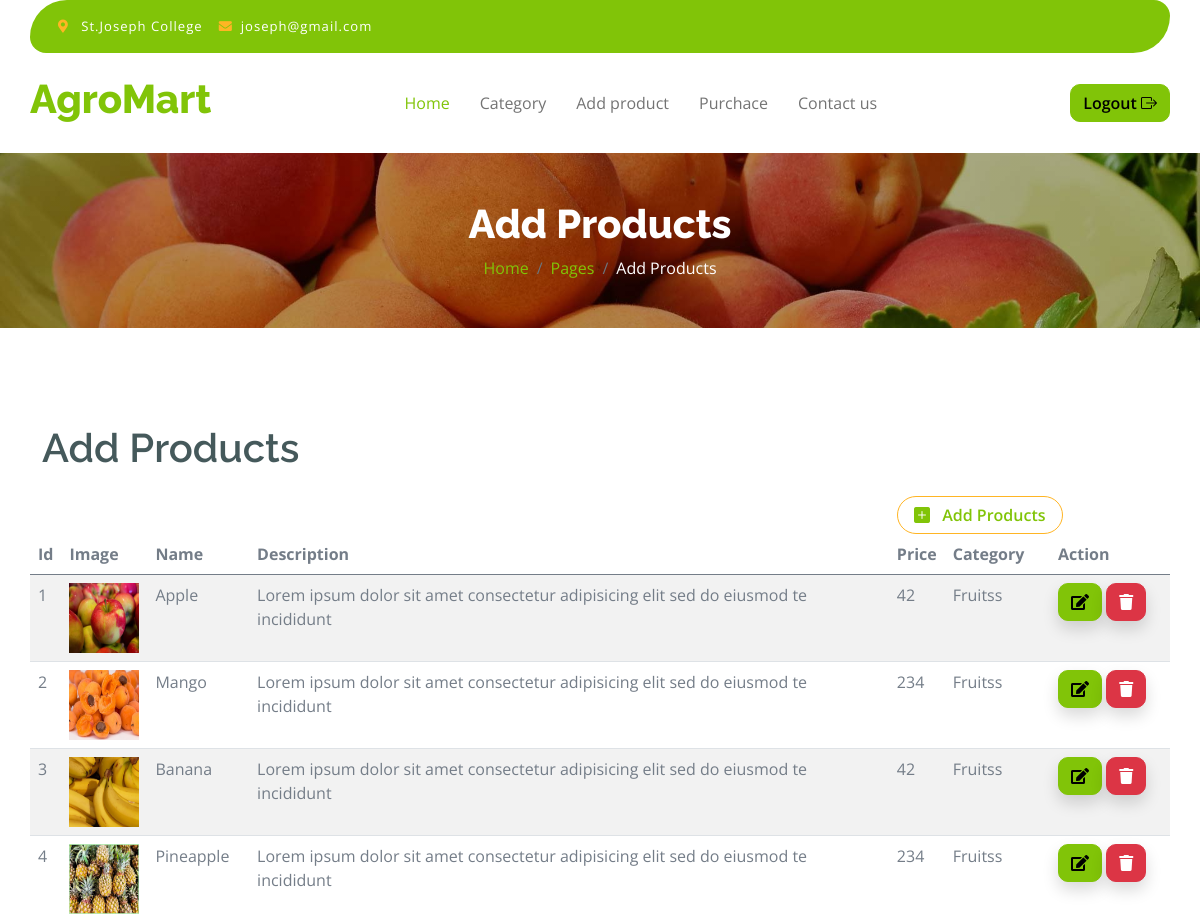
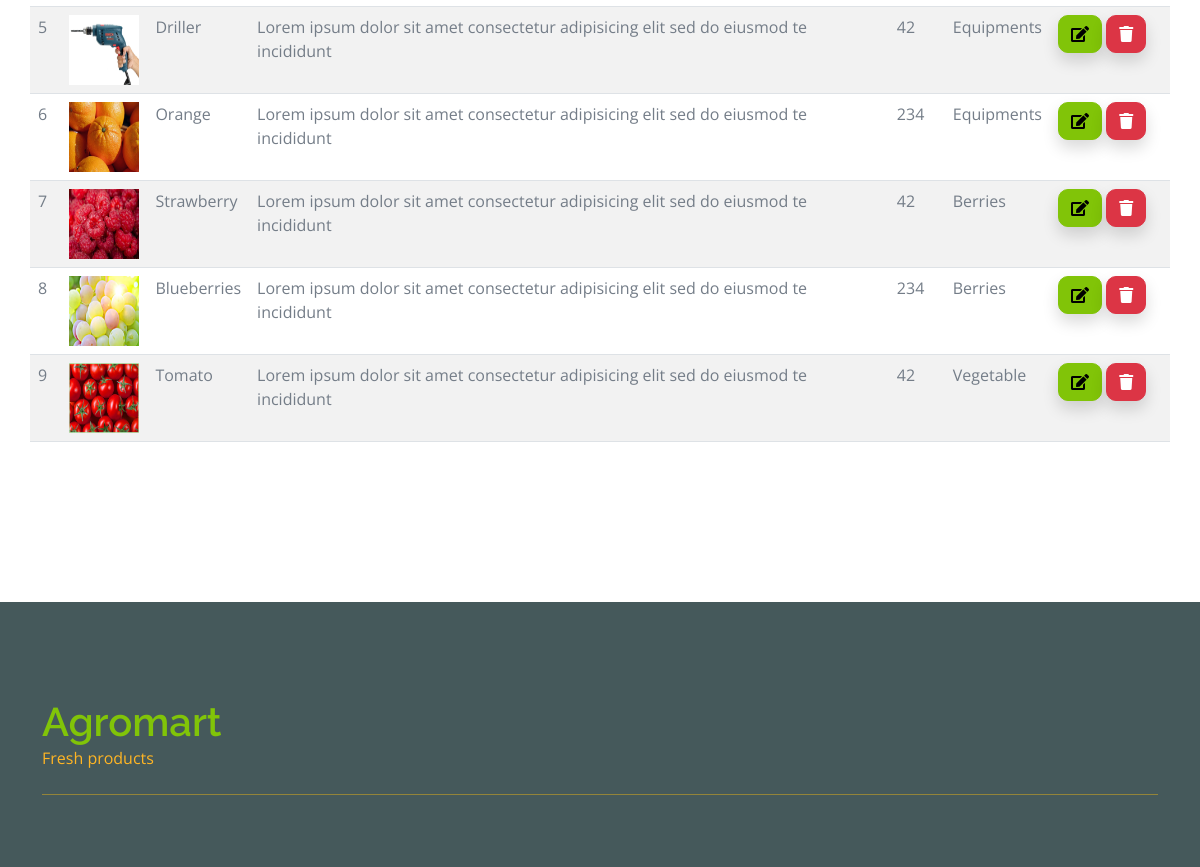
Page /add-products.php (signed in) on the committed database (2 pictures, top to bottom).
### tables this page shows
CREATE TABLE `product` (
  `id` int(10) NOT NULL,
  `pname` varchar(50) NOT NULL,
  `description` text NOT NULL,
  `image` varchar(100) NOT NULL,
  `price` varchar(10) NOT NULL,
  `pricetype` varchar(50) NOT NULL,
  `date` datetime NOT NULL DEFAULT current_timestamp(),
  `status` tinyint(1) NOT NULL,
  `userid` int(10) NOT NULL,
  `categoryid` int(10) NOT NULL
);

CREATE TABLE `category` (
  `id` int(10) NOT NULL,
  `category_name` varchar(50) NOT NULL,
  `description` text NOT NULL,
  `status` tinyint(1) NOT NULL,
  `date` datetime NOT NULL DEFAULT current_timestamp(),
  `image` varchar(50) NOT NULL,
  `color` varchar(10) NOT NULL
);

### add-products.php (the view, shortened to what this page needs)
<?php
require_once 'include/config.php';
require_once 'include/header.php';
?>
<div class="container-fluid page-header py-5">
    <h1 class="text-center text-white display-6">Add Products</h1>
    <ol class="breadcrumb justify-content-center mb-0">
        <li class="breadcrumb-item"><a href="#">Home</a></li>
        <li class="breadcrumb-item"><a href="#">Pages</a></li>
        <li class="breadcrumb-item active text-white">Add Products</li>
    </ol>
</div>
<div class="container-fluid fruite py-5">
    <div class="container py-5">
        <h1 class="mb-4">Add Products</h1>
        <div class="row g-4">
            <div class="col-lg-12">
                <div class="row g-4">
                    <div class="col-9"></div>
                    <div class="col-xl-3">
                        <div class="input-group w-100 mx-auto d-flex">
                            <a class="btn border border-secondary rounded-pill px-3 text-primary" data-bs-toggle='modal' data-bs-target='#add'><i class="bi bi-plus-square-fill me-2 text-primary"></i> Add Products</a>
                        </div>
                    </div>
                </div>
                <div class="row g-4">
                    <table class="table table-striped">
                        <thead>
                            <tr>
                            <th scope="col">Id</th>
                            <th scope="col">Image</th>
                            <th scope="col">Name</th>
                            <th scope="col">Description</th>
                            <th scope="col">Price</th>
                            <th scope="col">Category</th>
                            <th scope="col">Action</th>
                            </tr>
                        </thead>
                        <tbody>
                            <?php
                            $sql = "SELECT * FROM product where status= 1";
                            $res = mysqli_query($conn,$sql);
                            if(mysqli_num_rows($res) > 0) {
                                $i = 1;
                                while($row = mysqli_fetch_array($res)) {
                                    echo "<tr>";
                                    echo "<td>$i</td>";
                                    echo "<td><img src='images/$row[image]'style='width:70px; height:70px;' ></td>";
                                    echo "<td>$row[pname]</td>";
                                    echo "<td>$row[description]</td>";
                                    echo "<td>$row[price]</td>";
                                    echo "<td>";
                                    $catid = $row['categoryid'];
                                    $qry = "SELECT * FROM category WHERE id = '$catid'";
                                    $result = mysqli_query($conn, $qry);
                                    if ($result) {
                                        if (mysqli_num_rows($result) > 0) {
                                            $row2 = mysqli_fetch_assoc($result);
                                            $category = $row2['category_name'];
                                        }
                                    }
                                    echo "$category</td>";
                                    echo "<td width= 120px>";
                                    echo "<form method='post'>";
                                    echo "<a class='btn btn-primary shadow sharp' data-bs-toggle='modal' data-bs-target='#edit$row[id]' href='#'><i class='fa fa-edit'></i></a>";
                                    echo "<input autocomplete='off'  type='hidden' name='delete_id' value='$row[id]'/>
                                    <button type='submit' name='delete_submit' onClick='return confirm(" . '"Are you sure you want to delete?"' . ")' class='btn btn-danger shadow btn-xs sharp'><i class='fa fa-trash'></i></button>";
                                    echo "</form>";
                                    echo "</td>";
                                    echo "</tr>";
                                    $i++;
                                    ?>
                                    <?php
                                }
                            }
                            ?>
                        </tbody>
                    </table>
                </div>
            </div>
        </div>
    </div>
</div>
<?php
require_once 'include/footer.php';
?>

### css/style.css (style rules this page uses)
.btn { font-weight: 600; transition: .5s; }
.btn.border-secondary { transition: 0.5s; }
.page-header { position: relative; background: linear-gradient(rgba(0, 0, 0, 0.3), rgba(0, 0, 0, 0.3)), url(../img/cart-page-header-img.jpg); background-position: center center; background-repeat: no-repeat; background-size: cover; }
@media (min-width: 992px) { .hero-header, .page-header { margin-top: 152px !important; } }

### rows in the picture
product: image (picture), pname "Apple", description "Lorem ipsum dolor sit amet consectetur adipisicing elit sed do eiusmod te incididunt", price "42", categoryid.category_name "Fruitss"
product: image (picture), pname "Mango", description "Lorem ipsum dolor sit amet consectetur adipisicing elit sed do eiusmod te incididunt", price "234", categoryid.category_name "Fruitss"
product: image (picture), pname "Banana", description "Lorem ipsum dolor sit amet consectetur adipisicing elit sed do eiusmod te incididunt", price "42", categoryid.category_name "Fruitss"
product: image (picture), pname "Pineapple", description "Lorem ipsum dolor sit amet consectetur adipisicing elit sed do eiusmod te incididunt", price "234", categoryid.category_name "Fruitss"
product: image (picture), pname "Driller", description "Lorem ipsum dolor sit amet consectetur adipisicing elit sed do eiusmod te incididunt", price "42", categoryid.category_name "Equipments"
product: image (picture), pname "Orange", description "Lorem ipsum dolor sit amet consectetur adipisicing elit sed do eiusmod te incididunt", price "234", categoryid.category_name "Equipments"
product: image (picture), pname "Strawberry", description "Lorem ipsum dolor sit amet consectetur adipisicing elit sed do eiusmod te incididunt", price "42", categoryid.category_name "Berries"
product: image (picture), pname "Blueberries", description "Lorem ipsum dolor sit amet consectetur adipisicing elit sed do eiusmod te incididunt", price "234", categoryid.category_name "Berries"
product: image (picture), pname "Tomato", description "Lorem ipsum dolor sit amet consectetur adipisicing elit sed do eiusmod te incididunt", price "42", categoryid.category_name "Vegetable"
